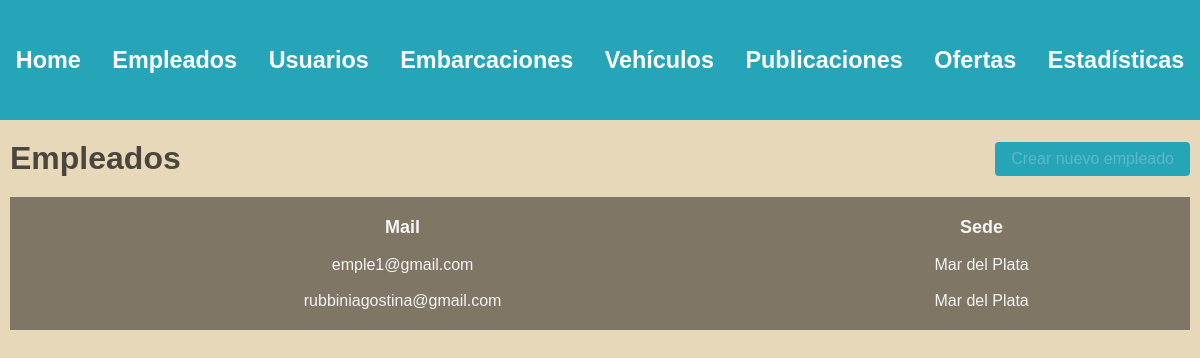
/administracion/empleados/ (signed in), run on an earlier commit of the app's database.
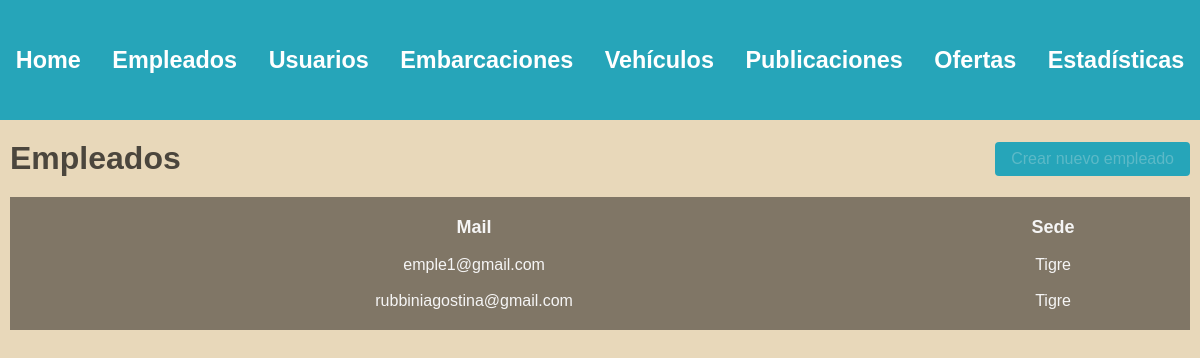
And on a later commit of the database.
### usuarios/models.py (models this page shows, shortened)
class Usuario(AbstractBaseUser, PermissionsMixin):
    nombre = models.CharField(max_length=50)
    apellido = models.CharField(max_length=50)
    fecha_nacimiento = models.DateField()
    telefono = models.CharField(max_length=13)
    mail = models.EmailField(max_length=50, unique=True)
    password = models.CharField(max_length=128)
    is_staff= models.BooleanField(default=False)
    is_blocked= models.BooleanField(default=False)
    USERNAME_FIELD = 'mail'
    REQUIRED_FIELDS = ['nombre', 'apellido', 'fecha_nacimiento', 'telefono']

### empleados/models.py (models this page shows)
class Sede(models.Model):
    nombre = models.CharField(max_length=100, unique=True)

### administrador/views.py (the view)
# urls.py: path('', include('empleados.urls')),
@login_required(login_url=reverse_lazy('home'))
def empleados(request):
    user = request.user
    if not user.is_superuser:
        return redirect('home')
    empleados = Usuario.objects.filter(is_staff=True, is_superuser=False)
    for empleado in empleados:
        emple_sede = EmpleConSede.objects.get(user_id=empleado.id)
        sede = Sede.objects.get(id=emple_sede.sede_id)
        empleado.sede = sede.nombre
    return render(request, 'employees.html', {
        'empleados' : empleados
    })

### autenticacion/backend.py (called while the page is built)
    def get_user(self, user_id):
        UserModel = get_user_model()
        try:
            return UserModel.objects.get(pk=user_id)
        except UserModel.DoesNotExist:
            return None

### administrador/templates/employees.html (shortened to what this page needs)
{% extends 'layouts/navbar.html' %}
{% block content %}
<div class="header">
    <h1>Empleados</h1>
    <a href="{% url 'crear empleado' %}" class="btn btn-primary">Crear nuevo empleado</a>
</div>
{% if empleados %}
    <table>
        <thead>
            <tr>
                <th>Mail</th>
                <th>Sede</th>
            </tr>
        </thead>
        <tbody>
            {% for empleado in empleados %}
                <tr>
                    <td>{{empleado.mail}}</td>
                    <td>{{empleado.sede}}</td>
                </tr>
            {% endfor %}
        </tbody>
    </table>
{% else %}
    <h3>No existen empleados en la plataforma.</h3>
{% endif %}
{% endblock %}

What changed in the data, as far as the page shows it:
changed through a linked row, Usuario "emple1@gmail.com": sede "Mar del Plata" → "Tigre"
changed through a linked row, Usuario "rubbiniagostina@gmail.com": sede "Mar del Plata" → "Tigre"
